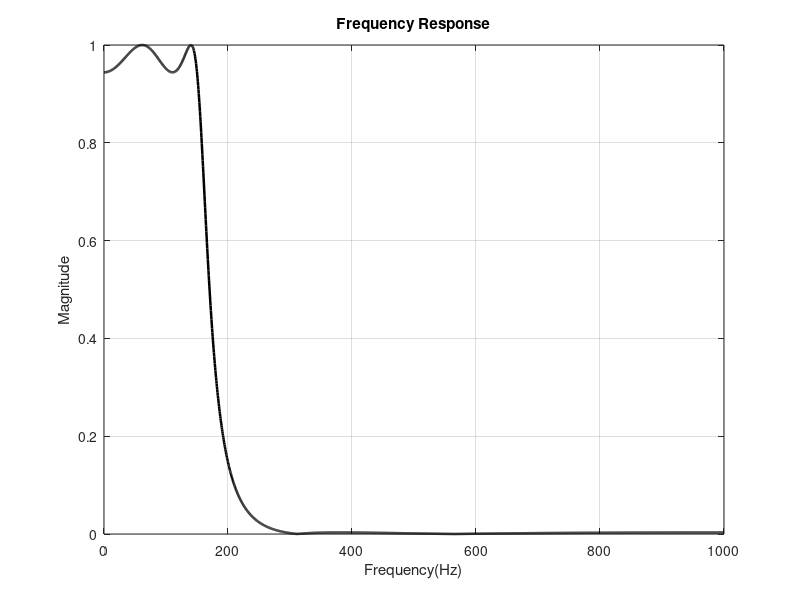

The MATLAB script that drew this image:
pkg load signal
clc; clear; close all;

% Describing filter requirements
Fs = 2000;
fp = 150;
fs = 300;

% digital frequency normalized to Nuyquist range [0,1]
omega_p = fp/(Fs/2);
omega_s = fs/(Fs/2);
Rp = 0.5;
As = 50;

% Defining analog filter order proposed elliptic
[N, Wc] = ellipord(omega_p, omega_s, Rp, As);

% Designing the Elliptic filter
[b, a] = ellip(N, Rp, As, Wc);

% Direct form to cascaded form
[sos, g] = tf2sos(b, a);

% Finding frequency response

nfft = 2048;
[H, W] = freqz(b, a, nfft);
H_mag_db = 20*log10(abs(H));

figure;
plot(W/pi*(Fs/2), abs(H), 'k', 'LineWidth', 1.8);
grid on;
hold on;
%ylim([-100,1]);
title('Frequency Response');
xlabel('Frequency(Hz)');
ylabel('Magnitude');


% Print Result to console
fprintf('Calculated Order (N)   = %d\n', N);
fprintf('Cutoff Frequency = %dHz\n', Wc*(Fs/2));
disp('Direct Form Filter Coefficients');
disp('b=');
disp(b);
disp('a=');
disp(a);
disp('Cascaded Filter Coefficients(S0S), matrix of series second-order sections, one per row');
disp(sos);
disp('Filter Gain(g)');
disp(g);
